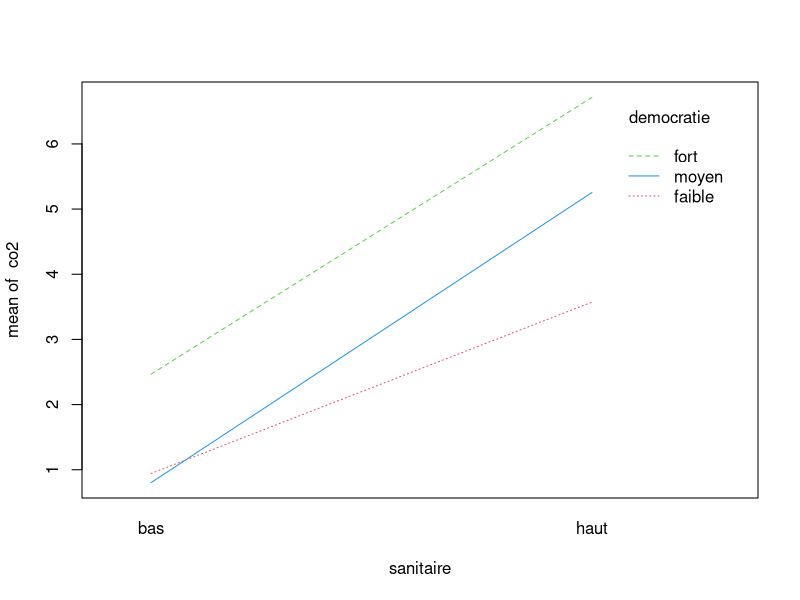

This chart was generated by the following R code:
## ---- chunk 1
knitr::opts_chunk$set(echo = TRUE)
## ---- chunk 2
rm(list=ls())
## ---- chunk 3
goodlife <- read.csv("./good_life.txt", sep = "\t", header = TRUE, dec = ",")
continent <- goodlife$continent
region <- goodlife$region_monde
pays <- goodlife$pays
co2 <- goodlife$CO2
eau <- goodlife$eau
sanitaire <- as.factor(goodlife$sanitaire)
democratie <- as.factor(goodlife$democratie)
## ---- chunk 4
num_sanitaire <- as.numeric(sanitaire)
num_democratie <- as.numeric(democratie)
tab <- table(num_sanitaire,num_democratie)
chisq.test(tab)
## ---- chunk 5
chisq.test(tab)$expected
## ---- chunk 6
fisher.test(tab)
## ---- chunk 7
xtabs(~ sanitaire + democratie)
## ---- chunk 8
interaction.plot(sanitaire, democratie, co2, col = 2:4)
## ---- chunk 9
lm1 <- lm(co2 ~ democratie + sanitaire + (democratie:sanitaire) )
anova(lm1)
## ---- chunk 10
lm1b <- lm(co2~democratie+sanitaire)
summary(lm1b)
## ---- chunk 11
contrasts(democratie) #par défaut
contrasts(democratie) <- contr.treatment(3, base = 2)
contrasts(democratie) # democratiefort passe en référence (dans l'intercept)
lm1b <- lm(co2~democratie+sanitaire)
summary(lm1b)
## ---- chunk 12
lm2 <- lm(co2~sanitaire + democratie)
anova(lm2)
## ---- chunk 13
(385.51 + 313.52) == (605.24 + 93.79)
## ---- chunk 14


## ---- chunk 15
sqrt((192.755 - 6.786)/2) #sigma_democratie
sqrt((313.522 - 6.786)/3) #sigma_sanitaire
sqrt(6.786) #sigma_residuels

1-pf((192.755/8.142), 2, 2) #test de F pour l'effet democratie
1-pf((313.522/8.142), 1, 2) #test de F pour l'effet sanitaire 
